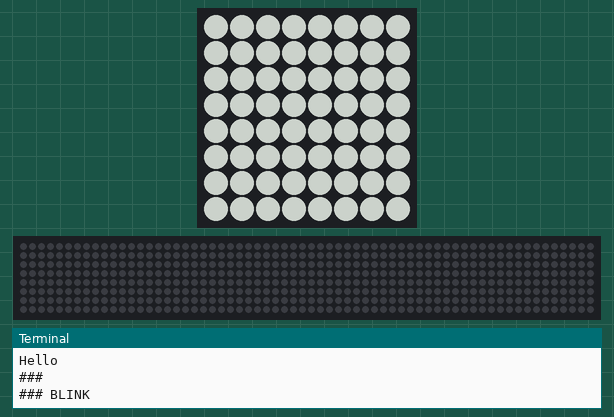
Bench run of a program on a simulated Raspberry Pi (BCM pin numbers) with a Sense HAT. On the bench: the Sense HAT's 8×8 RGB LED matrix, a strip that is not on the board, showing the scrolling text unrolled, the last lines printed to the terminal. Dim RGB values are drawn brighter than linear; the 64×8 strip is a reading aid, not a part: it shows the text the matrix is scrolling, unrolled, one strip-width of it at a time. At 15.5 s the program stops and its outputs stay as they are.

Above: at 0.1 s.
At 6.17 s:
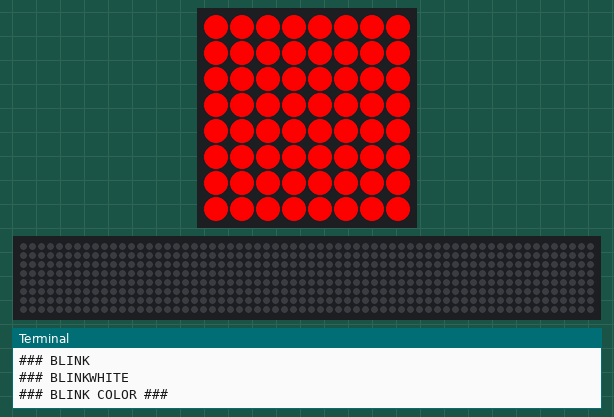
At 8.98 s:
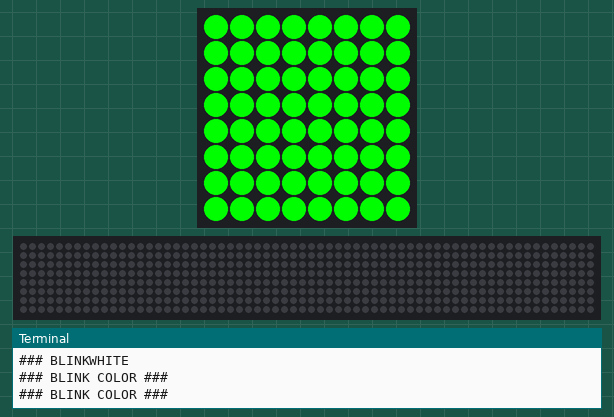
At 11.79 s:
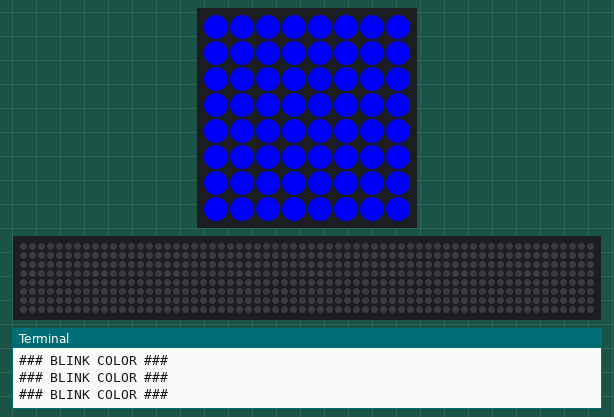
At 13.65 s:
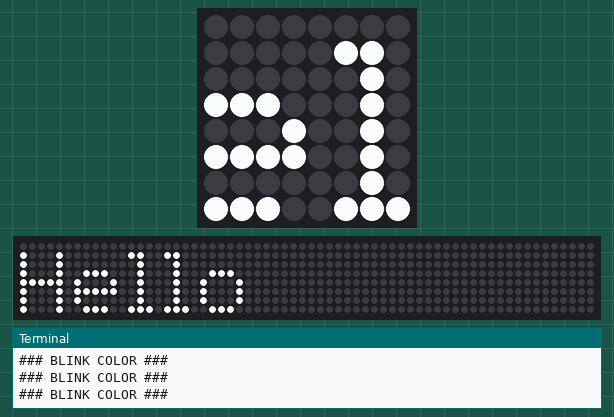
At 15.46 s:
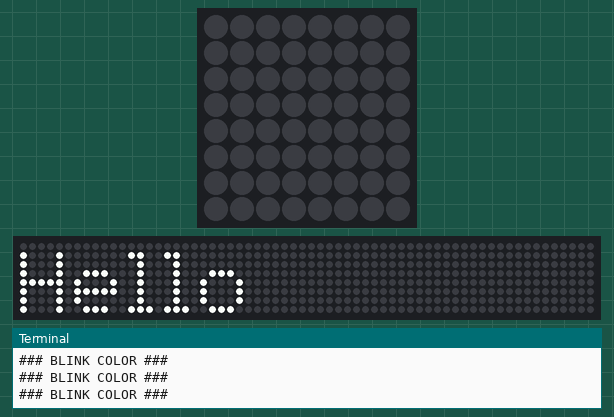

Measured:
- what the display in image 0 shows lasts 0.5 s, from 0.1 s to 0.6 s

The program:

sense_hat_emu_ext.py
```python
from sense_emu_extended import SenseHatExtended

sense = SenseHatExtended()

sense.printHello()
print("###")
sense.fillWhite()
print("### BLINK")
sense.blink(125, 3)
print("### BLINKWHITE")
sense.blinkWhite()

print("### BLINK COLOR ###")
sense.blinkCol((255,0,0),5,0.2)
print("### BLINK COLOR ###")
sense.blinkCol((0,255,0),5,0.2)
print("### BLINK COLOR ###")
sense.blinkCol((0,0,255),5,0.2)

sense.show_message("Hello")
```

sense_emu_extended.py
```python
from sense_hat import SenseHat
#from sense_hat import SenseHat
import time

class SenseHatExtended(SenseHat):
    sense = SenseHat()

    def __init__(self):
        super().__init__()
        self.sense = SenseHat()

    def printHello(self):
        print("Hello")

    def fillWhite(self):
        white = (255, 255, 255)
        whites = [white for i in range(64)]
        self.sense.set_pixels(whites)

    def blinkCol(self,color,rounds, delay):
        fills = [color for i in range(64)]
        for i in range(rounds):
            self.sense.set_pixels(fills)
            time.sleep(delay)
            self.sense.clear()
            time.sleep(delay)

    def blink(self, color, rounds):
        fill = (color, color, color)
        fills = [fill for i in range(64)]

        for i in range(rounds):
            self.sense.set_pixels(fills)
            time.sleep(0.5)
            self.sense.clear()
            time.sleep(0.5)

    def blinkWhite(self):
        self.blink(255, 3)
```
